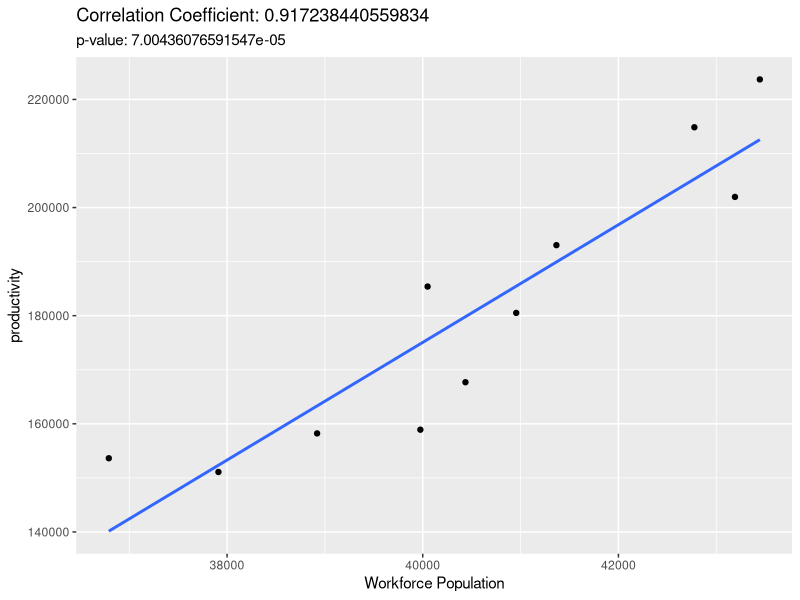
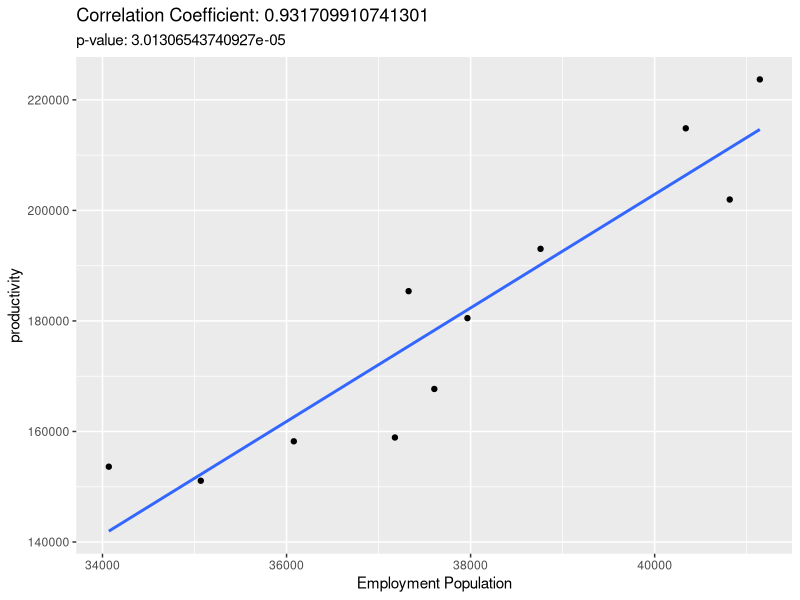
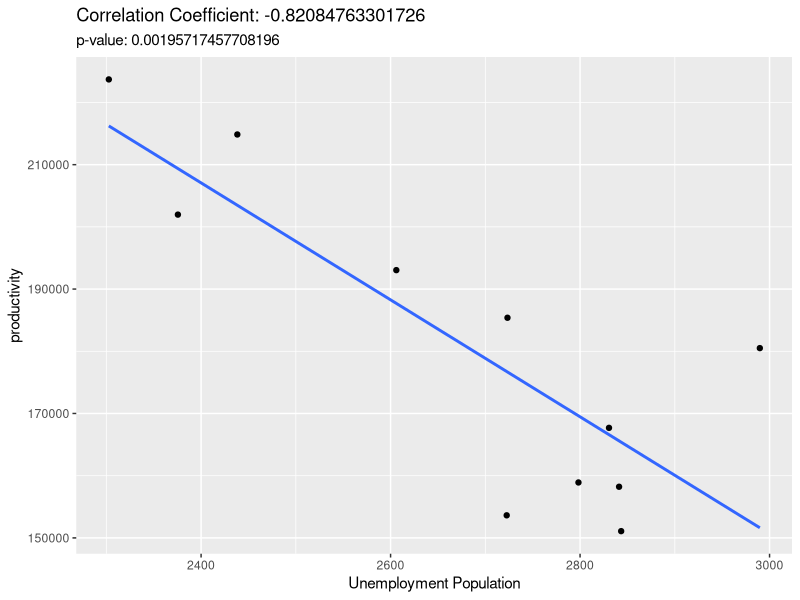
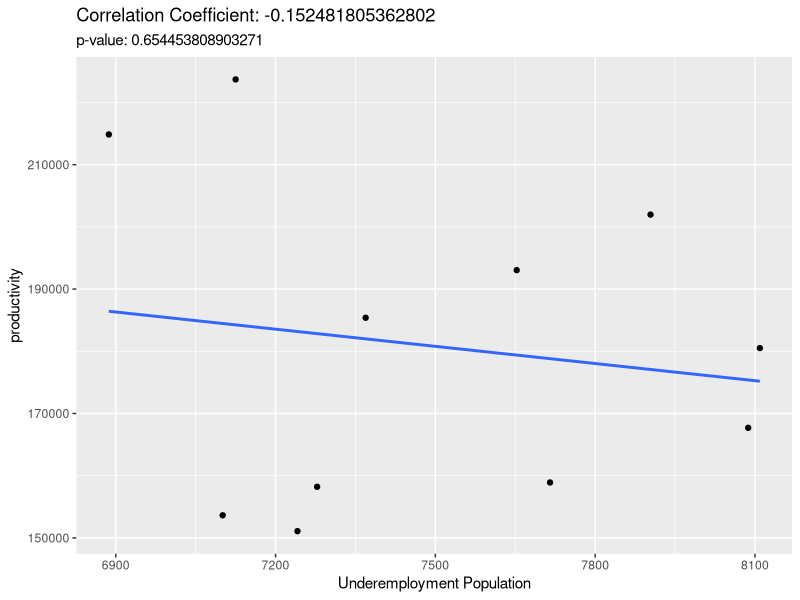

R code for these plots, in order:
library(readxl)
library(ggplot2)
library(dplyr)

# Load data for productivity
productivity <- as.data.frame(t(read_excel("productivityVSemployment/productivity/productivity.xlsx", 
                           sheet = "national-modified", range = "S14:AC14", 
                           col_names = FALSE)))

# Load data for rates
year <- 2008:2018
total_population <- c(57848, 59237, 60718, 61882, 62985, 64093, 62189, 64939, 68125, 69896, 71339)
participation <- c(63.6, 64.0, 64.1, 64.6, 64.2, 63.9, 64.4, 63.7, 63.4, 61.2, 60.9)
employment <- c(92.6, 92.5, 92.7, 93.0, 93.0, 92.7, 93.2, 93.7, 94.5, 94.3, 94.7)
unemployment <- c(7.4, 7.5, 7.3, 7.0, 7.0, 7.3, 6.8, 6.3, 5.5, 5.7, 5.3)
underemployment <- c(19.3, 19.1, 18.7, 19.3, 20.0, 19.8, 18.4, 18.5, 18.3, 16.1, 16.4)

# Combine data frames
# Note: population is by '000s
df <- data.frame(year, total_population, participation, employment, unemployment, underemployment, productivity=productivity$V1)

# Add workforce population and other population
df <- df %>%
        mutate(workforce=total_population*participation/100) %>% 
        mutate(pop_e=workforce*employment/100) %>% 
        mutate(pop_une=workforce*unemployment/100) %>% 
        mutate(pop_undere=workforce*underemployment/100)

# Is there a correlation between the employment status of the workers and the labor productivity?
# NOTE: Based on https://towardsdatascience.com/eveything-you-need-to-know-about-interpreting-correlations-2c485841c0b8

# Linear model for workforce population against labor productivity
test <- cor.test(df$workforce, df$productivity)
ggplot(df, aes(x=workforce, y=productivity)) +
  geom_point() +
  geom_smooth(method="lm", se=FALSE) +
  labs(title=paste("Correlation Coefficient:", test$estimate),
       subtitle=paste("p-value:", test$p.value)) +
  xlab("Workforce Population")

# Linear model for employment population against labor productivity
test <- cor.test(df$pop_e, df$productivity)
ggplot(df, aes(x=pop_e, y=productivity)) +
  geom_point() +
  geom_smooth(method="lm", se=FALSE) +
  labs(title=paste("Correlation Coefficient:", test$estimate),
       subtitle=paste("p-value:", test$p.value)) +
  xlab("Employment Population")

# Linear model for unemployment population against labor productivity
test <- cor.test(df$pop_une, df$productivity)
ggplot(df, aes(x=pop_une, y=productivity)) +
  geom_point() +
  geom_smooth(method="lm", se=FALSE) +
  labs(title=paste("Correlation Coefficient:", test$estimate),
       subtitle=paste("p-value:", test$p.value)) +
  xlab("Unemployment Population")

# Linear model for underemployment population against labor productivity
test <- cor.test(df$pop_undere, df$productivity)
ggplot(df, aes(x=pop_undere, y=productivity)) +
  geom_point() +
  geom_smooth(method="lm", se=FALSE) +
  labs(title=paste("Correlation Coefficient:", test$estimate),
       subtitle=paste("p-value:", test$p.value)) +
  xlab("Underemployment Population")




